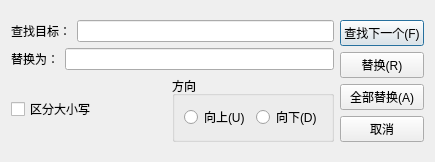
<?xml version="1.0" encoding="UTF-8"?>
<ui version="4.0">
 <class>ReplaceDialog</class>
 <widget class="QDialog" name="ReplaceDialog">
  <property name="geometry">
   <rect>
    <x>0</x>
    <y>0</y>
    <width>435</width>
    <height>162</height>
   </rect>
  </property>
  <property name="windowTitle">
   <string>替换</string>
  </property>
  <layout class="QGridLayout" name="gridLayout_3">
   <item row="0" column="0">
    <layout class="QGridLayout" name="gridLayout">
     <item row="0" column="0">
      <layout class="QGridLayout" name="gridLayout_2">
       <item row="0" column="0">
        <layout class="QHBoxLayout" name="horizontalLayout">
         <item>
          <widget class="QLabel" name="label">
           <property name="text">
            <string>查找目标：</string>
           </property>
          </widget>
         </item>
         <item>
          <widget class="QLineEdit" name="searchText"/>
         </item>
        </layout>
       </item>
       <item row="1" column="0">
        <layout class="QHBoxLayout" name="horizontalLayout_3">
         <item>
          <widget class="QLabel" name="label_2">
           <property name="text">
            <string>替换为：</string>
           </property>
          </widget>
         </item>
         <item>
          <widget class="QLineEdit" name="targetText"/>
         </item>
        </layout>
       </item>
       <item row="2" column="0">
        <layout class="QHBoxLayout" name="horizontalLayout_4">
         <item>
          <widget class="QCheckBox" name="cbCaseSensetive">
           <property name="text">
            <string>区分大小写</string>
           </property>
          </widget>
         </item>
         <item>
          <widget class="QGroupBox" name="groupBox">
           <property name="title">
            <string>方向</string>
           </property>
           <layout class="QHBoxLayout" name="horizontalLayout_2">
            <item>
             <widget class="QRadioButton" name="rbUp">
              <property name="text">
               <string>向上(U)</string>
              </property>
             </widget>
            </item>
            <item>
             <widget class="QRadioButton" name="rbDown">
              <property name="text">
               <string>向下(D)</string>
              </property>
             </widget>
            </item>
           </layout>
          </widget>
         </item>
        </layout>
       </item>
      </layout>
     </item>
     <item row="0" column="1">
      <layout class="QVBoxLayout" name="verticalLayout">
       <item>
        <widget class="QPushButton" name="btFindNext">
         <property name="text">
          <string>查找下一个(F)</string>
         </property>
        </widget>
       </item>
       <item>
        <widget class="QPushButton" name="replace">
         <property name="text">
          <string>替换(R)</string>
         </property>
        </widget>
       </item>
       <item>
        <widget class="QPushButton" name="replaceAll">
         <property name="text">
          <string>全部替换(A)</string>
         </property>
        </widget>
       </item>
       <item>
        <widget class="QPushButton" name="btCancel">
         <property name="text">
          <string>取消</string>
         </property>
        </widget>
       </item>
      </layout>
     </item>
    </layout>
   </item>
  </layout>
 </widget>
 <resources/>
 <connections/>
</ui>
